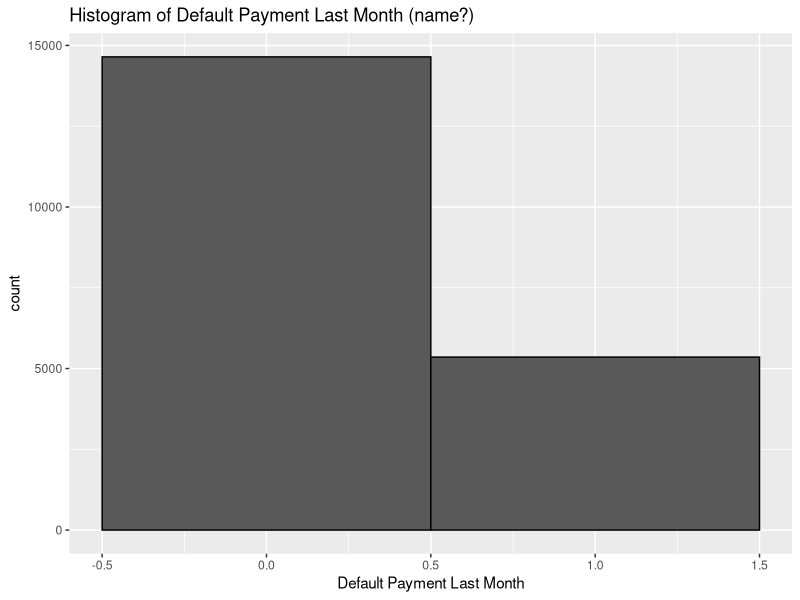
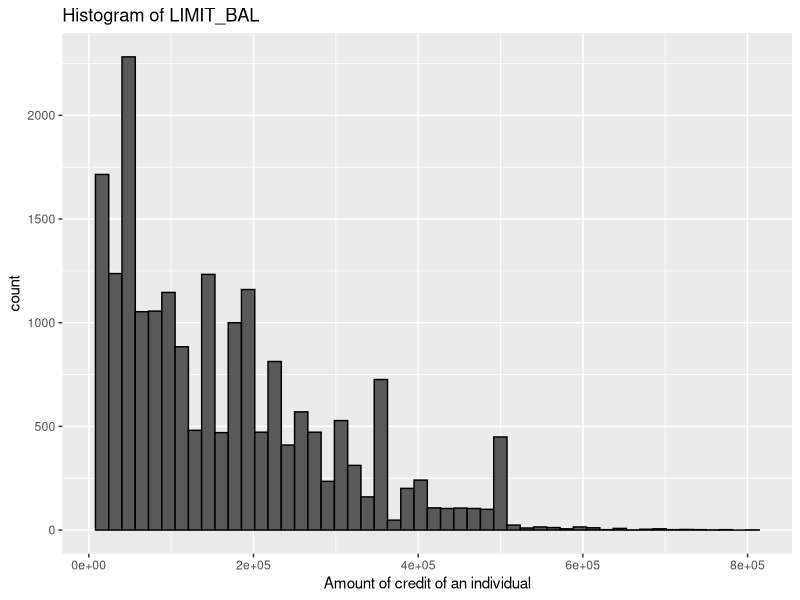
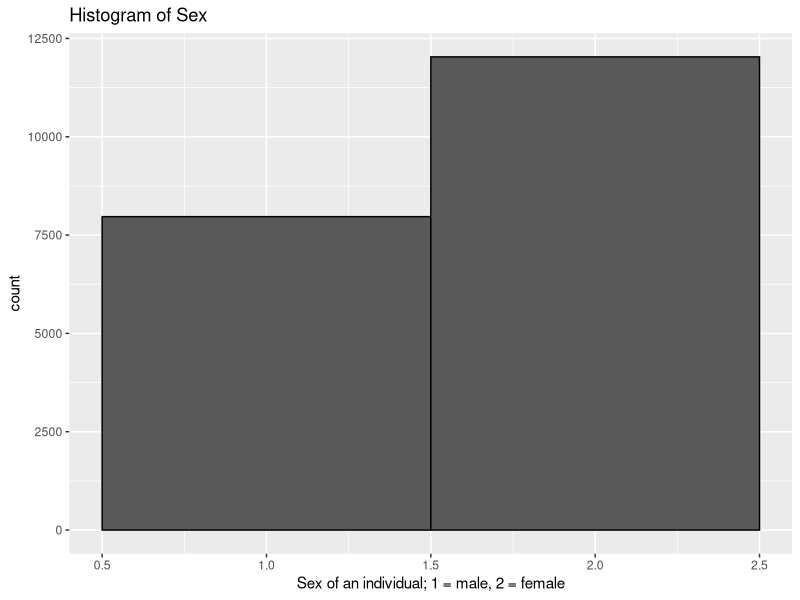
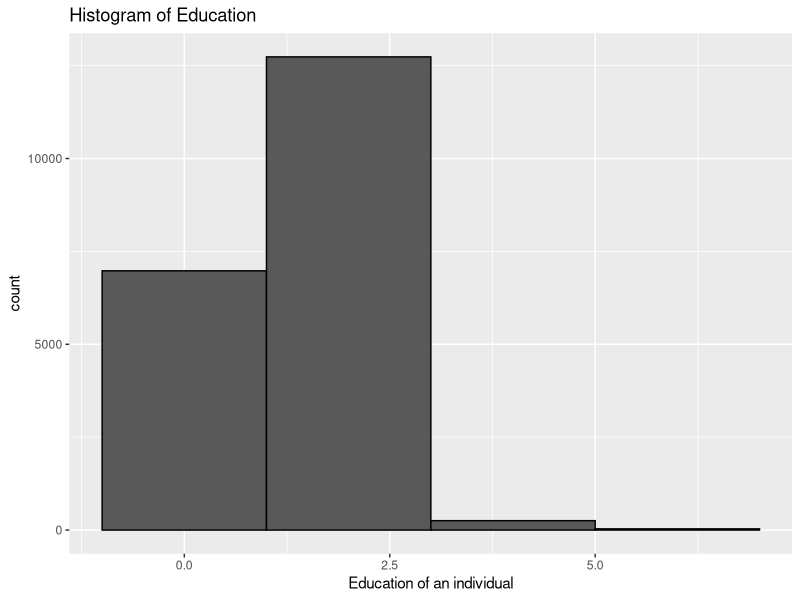
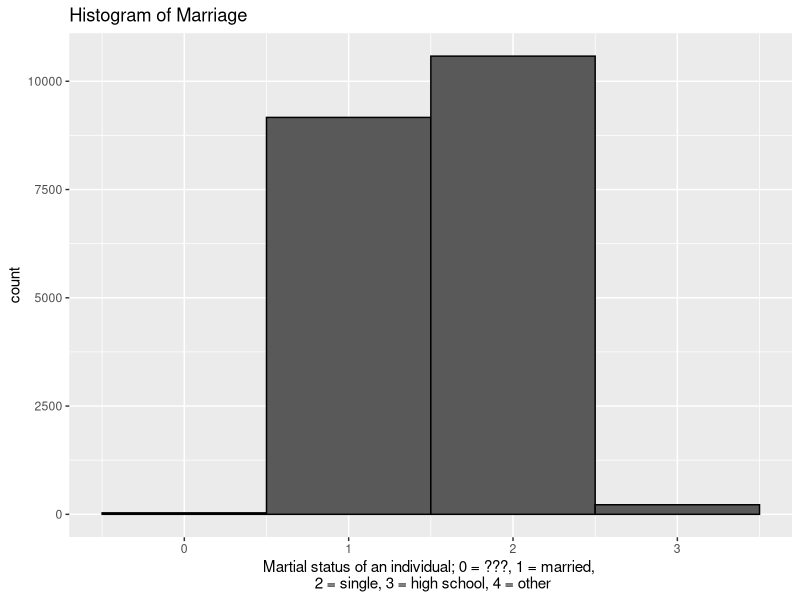
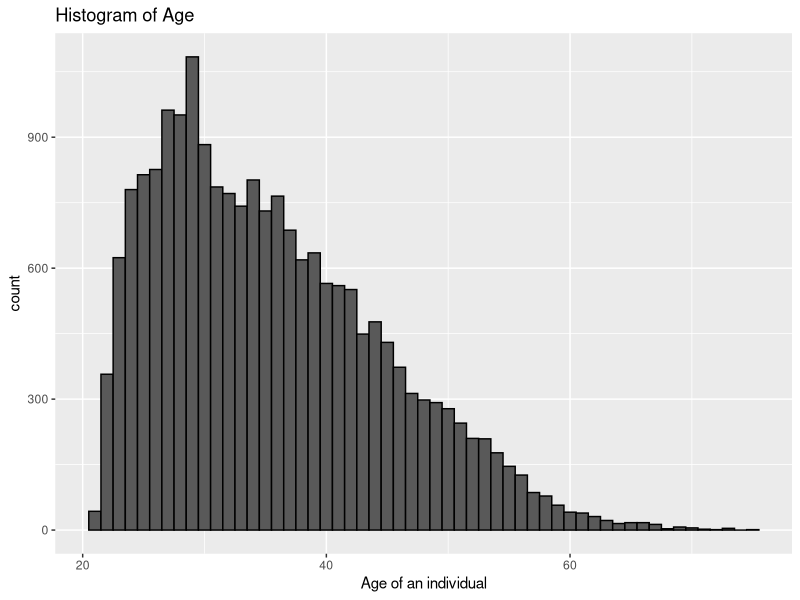

Generate these figures, in order, with R:
## ---- chunk 1
knitr::opts_chunk$set(echo = TRUE)
library(tidyverse) #ggplot, data manipulation tools
library(MASS) #extract residuals, do boxcox etc.
## ---- chunk 2
dat = read.csv("train.csv", skip = 1)
validInd = sample(1:nrow(dat), nrow(dat)/4) 
train = dat[-validInd, ]
valid = dat[validInd, ]
trainX = train[ ,1:(ncol(dat)-1)]
trainY = train[ ,ncol(dat)]
validX = valid[ ,1:(ncol(dat)-1)]
validY = valid[ ,ncol(dat)]
## ---- chunk 3
ggplot(dat, aes(x = default.payment.next.month)) +
  geom_histogram(bins = 2, col = "black") +
  ggtitle("Histogram of Default Payment Last Month (name?)") +
  xlab("Default Payment Last Month")
## ---- chunk 4
ggplot(dat, aes(x = LIMIT_BAL)) +
  geom_histogram(bins = 50, col = "black") +
  ggtitle("Histogram of LIMIT_BAL") +
  xlab("Amount of credit of an individual")
## ---- chunk 5
ggplot(dat, aes(x = SEX)) +
  geom_histogram(bins = 2, col = "black") +
  ggtitle("Histogram of Sex") +
  xlab("Sex of an individual; 1 = male, 2 = female")
## ---- chunk 6
ggplot(dat, aes(x = EDUCATION)) +
  geom_histogram(bins = 4, col = "black") +
  ggtitle("Histogram of Education") +
  xlab("Education of an individual")
## ---- chunk 7
ggplot(dat, aes(x = MARRIAGE)) +
  geom_histogram(bins = 4, col = "black") +
  ggtitle("Histogram of Marriage") +
  xlab("Martial status of an individual; 0 = ???, 1 = married, \n 2 = single, 3 = high school, 4 = other")
## ---- chunk 8
ggplot(dat, aes(x = AGE)) +
  geom_histogram(binwidth = 1, col = "black") +
  ggtitle("Histogram of Age") +
  xlab("Age of an individual")
